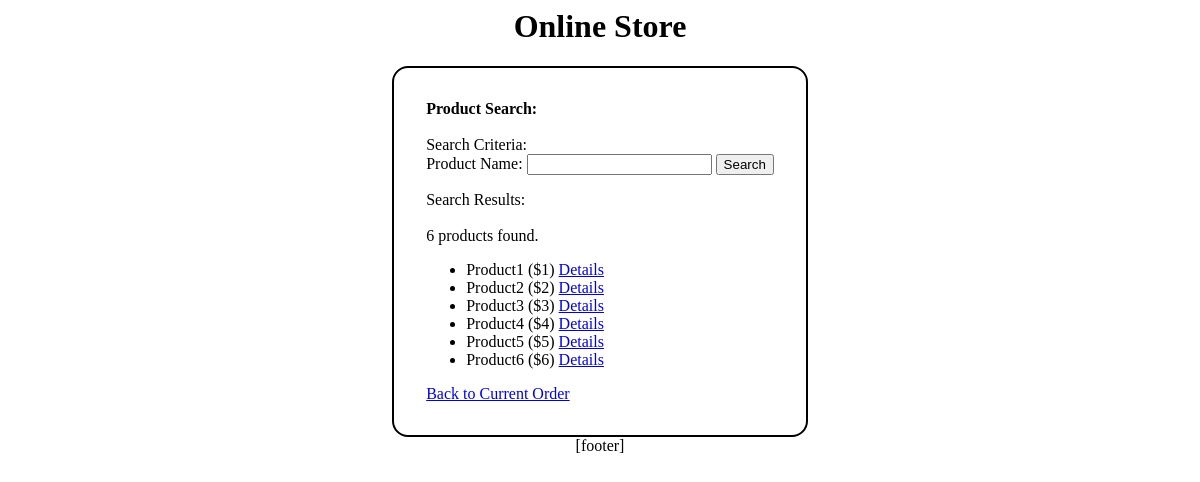
The app's page /Pages/ProductSummary.php with its own data.
### tables this page shows
create table Product (ProductID int not null auto_increment, Name text not null, ImagePath text not null, Price decimal not null, ContentPath text not null, primary key (ProductID) );

### Classes/PersistenceClientMySQL.php (called while the page is built, shortened)
<?php
class PersistenceClientMySQL
{
	public function __construct($databaseServerName, $databaseUsername, $databasePassword, $databaseName)
	{
		$this->databaseServerName = $databaseServerName;
		$this->databaseUsername = $databaseUsername;
		$this->databasePassword = $databasePassword;
		$this->databaseName = $databaseName;
	}
	private function connect()
	{
		$databaseConnection = new mysqli($this->databaseServerName, $this->databaseUsername, $this->databasePassword, $this->databaseName);
		return $databaseConnection;
	}
	public function productsSearch($productNamePartial)
	{
		$returnValues = array();
		$databaseConnection = $this->connect();
		$queryText = "select * from Product where Name like '%" . $productNamePartial . "%'";
		$queryCommand = mysqli_prepare($databaseConnection, $queryText);
		$queryCommand->execute();
		$queryCommand->bind_result($productID, $name, $imagePath, $price, $contentPath);
		while ($queryCommand->fetch())
		{
			$product = new Product($productID, $name, $imagePath, $price, $contentPath);
			$returnValues[$productID] = $product;
		}
		return $returnValues;
	}
}
?>

### Classes/Product.php (called while the page is built, shortened)
<?php
class Product
{
	public function __construct($productID, $name, $imagePath, $price, $contentPath)
	{
		$this->productID = $productID;
		$this->name = $name;
		$this->price = $price;
	}
}
?>

### Pages/ProductSummary.php (the view, shortened to what this page needs)
<html>
<head><?php PageWriter::elementHeadWrite("Products"); ?></head>
<body>
	<div class="divCentered">
		<label><b>Product Search:</b></label><br />
		<br />
		<div>
			<div>
				<label>Search Criteria:</label><br />
				<form action="" method="post">
				<label>Product Name:</label>
				<input name="ProductNamePartial"></input>
				<button type="submit">Search</button>
			</div>
		<div>
			<label>Search Results:</label><br />
			<br />
			<div>
			<?php
				$persistenceClient = $_SESSION["PersistenceClient"];
				if (isset($_POST["ProductNamePartial"]) == false)
				{
					$productNamePartial = "";
				}
				else
				{
					$productNamePartial = $_POST["ProductNamePartial"];
				}
				$productsFound = $persistenceClient->productsSearch($productNamePartial);
				$numberOfProductsFound = count($productsFound);
				echo($numberOfProductsFound . " products found.<br />");
				echo("<ul>");
				foreach ($productsFound as $product)
				{
					$productName = $product->name;
					$productPrice = $product->price;
					$productAsString = $productName . " ($" . $productPrice . ") ";
					$productID = $product->productID;
					$productAsString = $productAsString . "<a href='Product.php?productID=" . $productID . "'>Details</a>";
					$productAsListItem = "<li>" . $productAsString . "</li>";
					echo($productAsListItem);
				}
				echo("</ul>");
			?>
			</div>
		</div>
		<a href='OrderDetails.php'>Back to Current Order</a>
		</div>
	</div>
</body>
</html>

### Classes/PageWriter.php (shortened to what this page needs)
<?php
class PageWriter
{
	public static function elementHeadWrite($pageTitle)
	{
		echo("<link rel='stylesheet' href='Style.css'>");
	}
}
?>

### Pages/Style.css (style rules this page uses)
body { text-align: center; }
.divCentered { border:2px solid; border-radius:16px; display:table; margin:0px auto; padding:32px; text-align:left; }

### records on screen
product: productAsString "Product1 ($1)"
product: productAsString "Product2 ($2)"
product: productAsString "Product3 ($3)"
product: productAsString "Product4 ($4)"
product: productAsString "Product5 ($5)"
product: productAsString "Product6 ($6)"

### other values on screen
$numberOfProductsFound "6"
